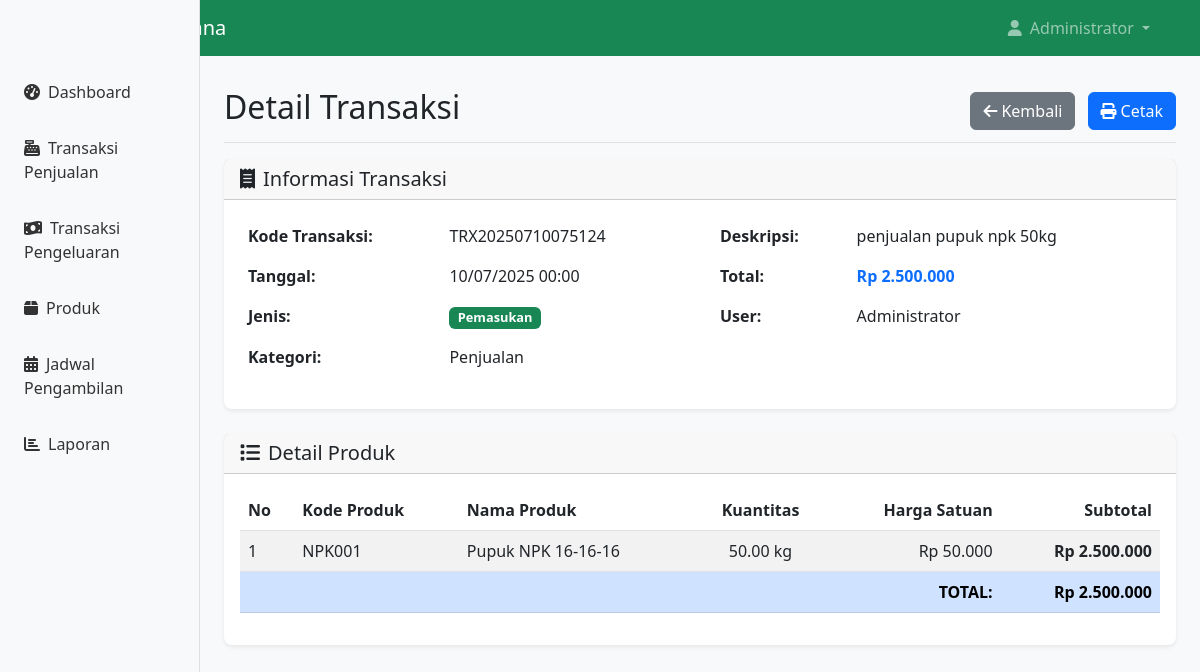
Screenshot of /detail_transaksi.php?id=30 (signed in) with the database file from the repository.
### tables this page shows
CREATE TABLE `transaksi` (
  `id` int NOT NULL,
  `kode_transaksi` varchar(20) NOT NULL,
  `tanggal` date NOT NULL,
  `jenis` enum('pemasukan','pengeluaran') NOT NULL,
  `kategori_transaksi` varchar(50) DEFAULT NULL,
  `deskripsi` text,
  `total` decimal(10,2) NOT NULL,
  `user_id` int DEFAULT NULL
);

CREATE TABLE `users` (
  `id` int NOT NULL,
  `username` varchar(50) NOT NULL,
  `password` varchar(255) DEFAULT NULL,
  `nama_lengkap` varchar(100) NOT NULL,
  `email` varchar(100) NOT NULL,
  `role` enum('admin','kasir') DEFAULT 'kasir'
);

CREATE TABLE `detail_transaksi` (
  `id` int NOT NULL,
  `transaksi_id` int NOT NULL,
  `produk_id` int DEFAULT NULL,
  `kuantitas` decimal(10,2) NOT NULL,
  `harga_satuan` decimal(10,2) NOT NULL,
  `subtotal` decimal(10,2) NOT NULL
);

CREATE TABLE `produk` (
  `id` int NOT NULL,
  `kode_produk` varchar(20) NOT NULL,
  `nama_produk` varchar(100) NOT NULL,
  `deskripsi` text,
  `kategori_id` int DEFAULT NULL,
  `harga_beli` decimal(10,2) NOT NULL,
  `harga_jual` decimal(10,2) NOT NULL,
  `stok` int DEFAULT '0',
  `satuan` varchar(20) DEFAULT 'kg',
  `status` enum('aktif','nonaktif') DEFAULT 'aktif'
);

### detail_transaksi.php (the view, shortened to what this page needs)
<?php
$database = new Database();
$db = $database->getConnection();
$transaksi_id = isset($_GET['id']) ? (int)$_GET['id'] : 0;
$query = "SELECT t.*, u.nama_lengkap as nama_user
          FROM transaksi t
          LEFT JOIN users u ON t.user_id = u.id
          WHERE t.id = ?";
$stmt = $db->prepare($query);
$stmt->execute([$transaksi_id]);
$transaksi = $stmt->fetch(PDO::FETCH_ASSOC);
$query = "SELECT dt.*, p.nama_produk, p.kode_produk, p.satuan
          FROM detail_transaksi dt
          LEFT JOIN produk p ON dt.produk_id = p.id
          WHERE dt.transaksi_id = ?";
$stmt = $db->prepare($query);
$stmt->execute([$transaksi_id]);
$detail_transaksi = $stmt->fetchAll(PDO::FETCH_ASSOC);
?>
<!DOCTYPE html>
<html lang="id">
<head>
    <link href="https://cdn.jsdelivr.net/npm/bootstrap@5.3.0/dist/css/bootstrap.min.css" rel="stylesheet">
    <link href="https://cdnjs.cloudflare.com/ajax/libs/font-awesome/6.0.0/css/all.min.css" rel="stylesheet">
</head>
<body>
<nav class="navbar navbar-expand-lg navbar-dark bg-success">
    <div class="container">
        <a class="navbar-brand" href="dashboard.php">
        </a>
        <div class="collapse navbar-collapse" id="navbarNav">
            <ul class="navbar-nav ms-auto">
                <li class="nav-item dropdown">
                    <a class="nav-link dropdown-toggle" href="#" role="button" data-bs-toggle="dropdown">
                        <i class="fas fa-user me-1"></i>
                        <?php echo $_SESSION['nama_lengkap']; ?>
                    </a>
                </li>
            </ul>
        </div>
    </div>
</nav>
<div class="container-fluid">
    <div class="row">
        <nav class="col-md-3 col-lg-2 d-md-block bg-light sidebar">
            <div class="position-sticky pt-3">
                <ul class="nav flex-column">
                    <li class="nav-item"><a class="nav-link" href="dashboard.php"><i class="fas fa-tachometer-alt me-2"></i>Dashboard</a></li>
                    <li class="nav-item"><a class="nav-link" href="penjualan.php"><i class="fas fa-cash-register me-2"></i>Transaksi Penjualan</a></li>
                    <li class="nav-item"><a class="nav-link" href="pengeluaran.php"><i class="fas fa-money-bill-wave me-2"></i>Transaksi Pengeluaran</a></li>
                    <li class="nav-item"><a class="nav-link" href="produk.php"><i class="fas fa-box me-2"></i>Produk</a></li>
                    <li class="nav-item"><a class="nav-link" href="jadwal.php"><i class="fas fa-calendar-alt me-2"></i>Jadwal Pengambilan</a></li>
                    <li class="nav-item"><a class="nav-link" href="laporan.php"><i class="fas fa-chart-bar me-2"></i>Laporan</a></li>
                </ul>
            </div>
        </nav>
        <main class="col-md-9 ms-sm-auto col-lg-10 px-md-4">
            <div class="d-flex justify-content-between flex-wrap flex-md-nowrap align-items-center pt-3 pb-2 mb-3 border-bottom">
                <h1 class="h2">Detail Transaksi</h1>
                <div>
                    <a href="dashboard.php" class="btn btn-secondary me-2"><i class="fas fa-arrow-left me-1"></i>Kembali</a>
                    <button class="btn btn-primary" onclick="window.print()"><i class="fas fa-print me-1"></i>Cetak</button>
                </div>
            </div>
            <div class="card mb-4">
                <div class="card-header">
                    <h5 class="mb-0"><i class="fas fa-receipt me-2"></i>Informasi Transaksi</h5>
                </div>
                <div class="card-body">
                    <div class="row">
                        <div class="col-md-6">
                            <table class="table table-borderless">
                                <tr>
                                    <td><strong>Kode Transaksi:</strong></td>
                                    <td><?php echo $transaksi['kode_transaksi']; ?></td>
                                </tr>
                                <tr>
                                    <td><strong>Tanggal:</strong></td>
                                    <td><?php echo date('d/m/Y H:i', strtotime($transaksi['tanggal'])); ?></td>
                                </tr>
                                <tr>
                                    <td><strong>Jenis:</strong></td>
                                    <td>
                                        <span class="badge <?php echo $transaksi['jenis'] == 'pemasukan' ? 'bg-success' : 'bg-danger'; ?>">
                                            <?php echo ucfirst($transaksi['jenis']); ?>
                                        </span>
                                    </td>
                                </tr>
                                <tr>
                                    <td><strong>Kategori:</strong></td>
                                    <td><?php echo $transaksi['kategori_transaksi']; ?></td>
                                </tr>
                            </table>
                        </div>
                        <div class="col-md-6">
                            <table class="table table-borderless">
                                <tr>
                                    <td><strong>Deskripsi:</strong></td>
                                    <td><?php echo $transaksi['deskripsi']; ?></td>
                                </tr>
                                <tr>
                                    <td><strong>Total:</strong></td>
                                    <td><strong class="text-primary">Rp <?php echo number_format($transaksi['total'], 0, ',', '.'); ?></strong></td>
                                </tr>
                                <tr>
                                    <td><strong>User:</strong></td>
                                    <td><?php echo $transaksi['nama_user']; ?></td>
                                </tr>
                            </table>
                        </div>
                    </div>
                </div>
            </div>
            <?php if (!empty($detail_transaksi)): ?>
            <div class="card">
                <div class="card-header">
                    <h5 class="mb-0"><i class="fas fa-list me-2"></i>Detail Produk</h5>
                </div>
                <div class="card-body">
                    <div class="table-responsive">
                        <table class="table table-striped">
                            <thead>
                                <tr>
                                    <th>No</th>
                                    <th>Kode Produk</th>
                                    <th>Nama Produk</th>
                                    <th class="text-center">Kuantitas</th>
                                    <th class="text-end">Harga Satuan</th>
                                    <th class="text-end">Subtotal</th>
                                </tr>
                            </thead>
                            <tbody>
                                <?php foreach ($detail_transaksi as $index => $detail): ?>
                                <tr>
                                    <td><?php echo $index + 1; ?></td>
                                    <td><?php echo $detail['kode_produk']; ?></td>
                                    <td><?php echo $detail['nama_produk']; ?></td>
                                    <td class="text-center"><?php echo $detail['kuantitas'] . ' ' . $detail['satuan']; ?></td>
                                    <td class="text-end">Rp <?php echo number_format($detail['harga_satuan'], 0, ',', '.'); ?></td>
                                    <td class="text-end"><strong>Rp <?php echo number_format($detail['subtotal'], 0, ',', '.'); ?></strong></td>
                                </tr>
                                <?php endforeach; ?>
                            </tbody>
                            <tfoot>
                                <tr class="table-primary">
                                    <th colspan="5" class="text-end">TOTAL:</th>
                                    <th class="text-end">Rp <?php echo number_format($transaksi['total'], 0, ',', '.'); ?></th>
                                </tr>
                            </tfoot>
                        </table>
                    </div>
                </div>
            </div>
            <?php endif; ?>
        </main>
    </div>
</div>
</body>
</html>

### detail_transaksi.php (style rules this page uses)
body { font-family: 'Segoe UI', Tahoma, Geneva, Verdana, sans-serif; background-color: #f8f9fa; }
.sidebar { position: fixed; top: 0; bottom: 0; left: 0; z-index: 100; width: 200px; min-width: 200px; max-width: 220px; padding: 48px 0 0; box-shadow: inset -1px 0 0 rgba(0,0,0,.1); background-color: #f8f9fa; }
.sidebar .nav-link { font-weight: 500; color: #333; padding: .75rem 1rem; border-radius: .375rem; margin: .25rem .5rem; transition: all .3s ease; }
@media (min-width: 768px) { main { margin-left: 200px; } }
main { margin-top: 56px; padding-top: 1rem; }
.card { border: none; border-radius: .5rem; box-shadow: 0 .125rem .25rem rgba(0,0,0,.075); }
.badge { font-size: 0.8rem; }

### rows the page displays
transaksi: kode_transaksi "TRX20250710075124", tanggal "10/07/2025 00:00", jenis "Pemasukan", kategori_transaksi "Penjualan", deskripsi "penjualan pupuk npk 50kg", total "2.500.000", user.nama_lengkap "Administrator"
detail_transaksi: produk.kode_produk "NPK001", produk.nama_produk "Pupuk NPK 16-16-16", kuantitas "50.00", produk.satuan "kg", harga_satuan "50.000", subtotal "2.500.000"

### other values shown
$_SESSION['nama_lengkap'] "Administrator"
